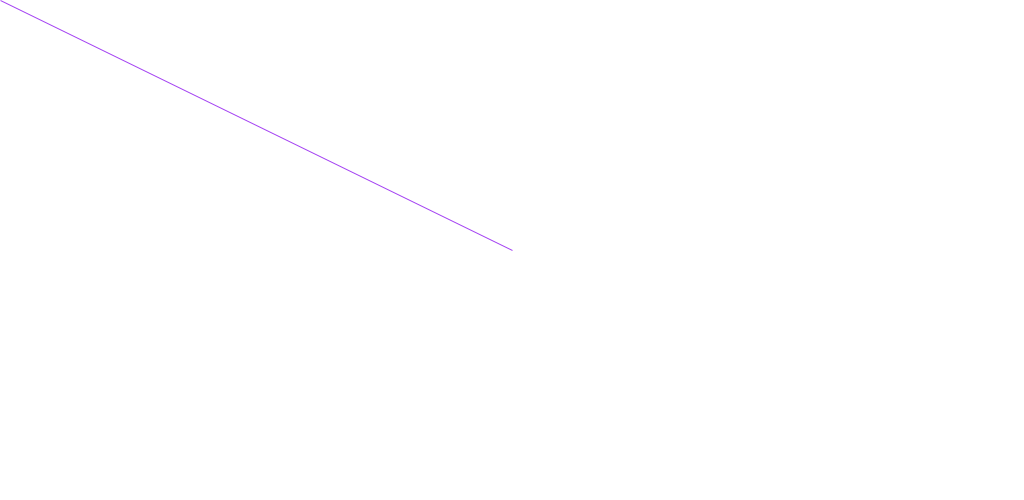
Frame 1 (no input)
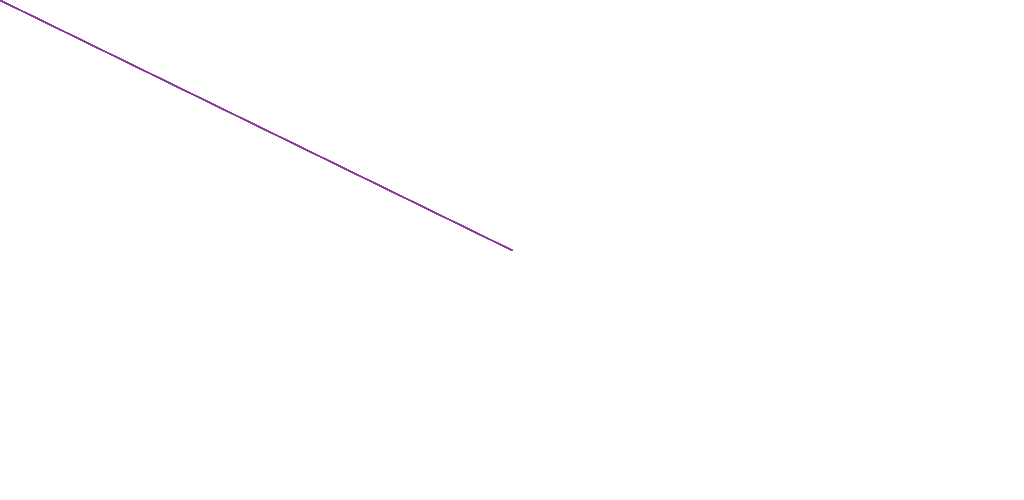
Frame 60 (the mouse pressed at the canvas centre just before this capture)
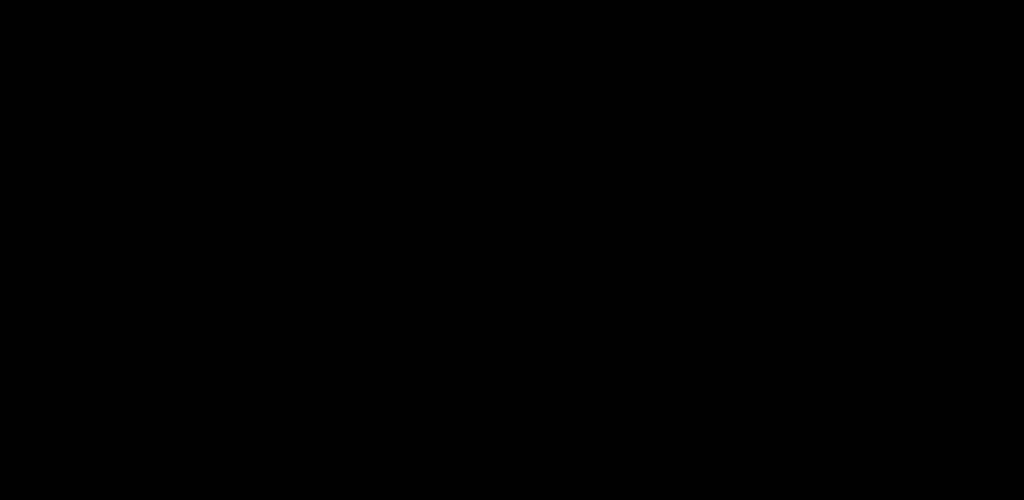
Frame 120 (the mouse held since frame 60 and released just before this capture)

The Processing sketch that drew these frames (run headless with seeded random() and noise(); from frame 60 on, the mouse is pressed at the canvas centre):

// Processing sketch: processing_123189
// ── processing_123189.pde

float redValue = 0;
float greenValue = 0;
float blueValue = 0;

void setup(){
  size(1024,500);
  background(255);
  fill(0);
  smooth();
}

void draw(){
  redValue = random(255);
  greenValue = random(255);
  blueValue = random(255);
  
  stroke(redValue,greenValue,blueValue);
/*  
  if(mousePressed==false){
    triangle(mouseX,mouseY,width/2,height/2,pmouseX,pmouseY);
  }
  
  else{
    background(0);
    fill(0);
  }
*/
  if(mousePressed){
    background(0);
    fill(0);
  }
  else{
//    colorMode(HSB,360,200,200);
    fill(redValue,greenValue,blueValue,100);
    triangle(mouseX,mouseY,width/2,height/2,pmouseX,pmouseY);
  }
  
}
